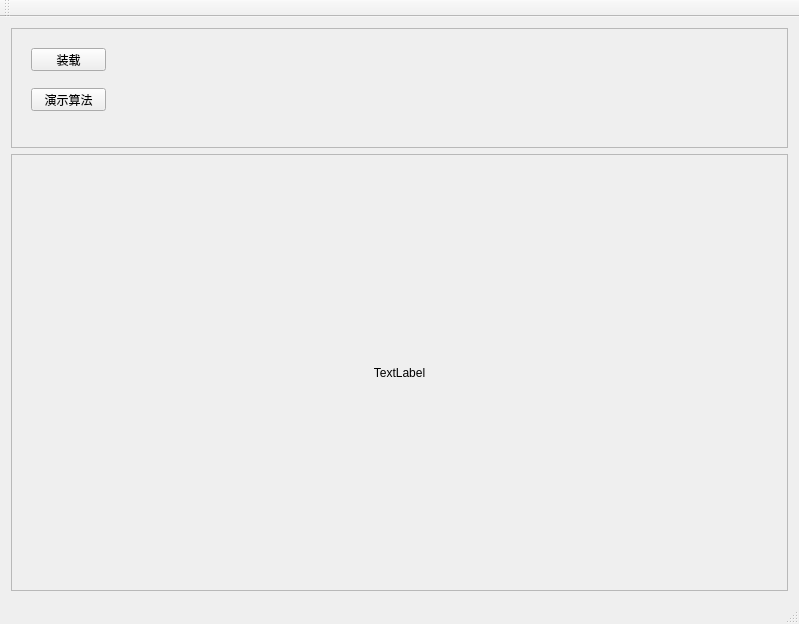
<?xml version="1.0" encoding="UTF-8"?>
<ui version="4.0">
 <class>SpiralGen</class>
 <widget class="QMainWindow" name="SpiralGen">
  <property name="geometry">
   <rect>
    <x>0</x>
    <y>0</y>
    <width>799</width>
    <height>624</height>
   </rect>
  </property>
  <property name="windowTitle">
   <string>SpiralGen</string>
  </property>
  <widget class="QWidget" name="centralWidget">
   <layout class="QVBoxLayout" name="verticalLayout">
    <item>
     <widget class="QFrame" name="frame">
      <property name="minimumSize">
       <size>
        <width>0</width>
        <height>100</height>
       </size>
      </property>
      <property name="maximumSize">
       <size>
        <width>16777215</width>
        <height>120</height>
       </size>
      </property>
      <property name="frameShape">
       <enum>QFrame::StyledPanel</enum>
      </property>
      <property name="frameShadow">
       <enum>QFrame::Raised</enum>
      </property>
      <widget class="QPushButton" name="pushButton">
       <property name="geometry">
        <rect>
         <x>20</x>
         <y>20</y>
         <width>75</width>
         <height>23</height>
        </rect>
       </property>
       <property name="text">
        <string>装载</string>
       </property>
      </widget>
      <widget class="QPushButton" name="pushButton_2">
       <property name="geometry">
        <rect>
         <x>20</x>
         <y>60</y>
         <width>75</width>
         <height>23</height>
        </rect>
       </property>
       <property name="text">
        <string>演示算法</string>
       </property>
      </widget>
     </widget>
    </item>
    <item>
     <widget class="QFrame" name="frame_2">
      <property name="frameShape">
       <enum>QFrame::StyledPanel</enum>
      </property>
      <property name="frameShadow">
       <enum>QFrame::Raised</enum>
      </property>
      <layout class="QHBoxLayout" name="horizontalLayout">
       <item>
        <widget class="QLabel" name="label">
         <property name="text">
          <string>TextLabel</string>
         </property>
         <property name="alignment">
          <set>Qt::AlignCenter</set>
         </property>
        </widget>
       </item>
      </layout>
     </widget>
    </item>
   </layout>
  </widget>
  <widget class="QMenuBar" name="menuBar">
   <property name="geometry">
    <rect>
     <x>0</x>
     <y>0</y>
     <width>799</width>
     <height>23</height>
    </rect>
   </property>
  </widget>
  <widget class="QToolBar" name="mainToolBar">
   <attribute name="toolBarArea">
    <enum>TopToolBarArea</enum>
   </attribute>
   <attribute name="toolBarBreak">
    <bool>false</bool>
   </attribute>
  </widget>
  <widget class="QStatusBar" name="statusBar"/>
 </widget>
 <layoutdefault spacing="6" margin="11"/>
 <resources/>
 <connections/>
</ui>
